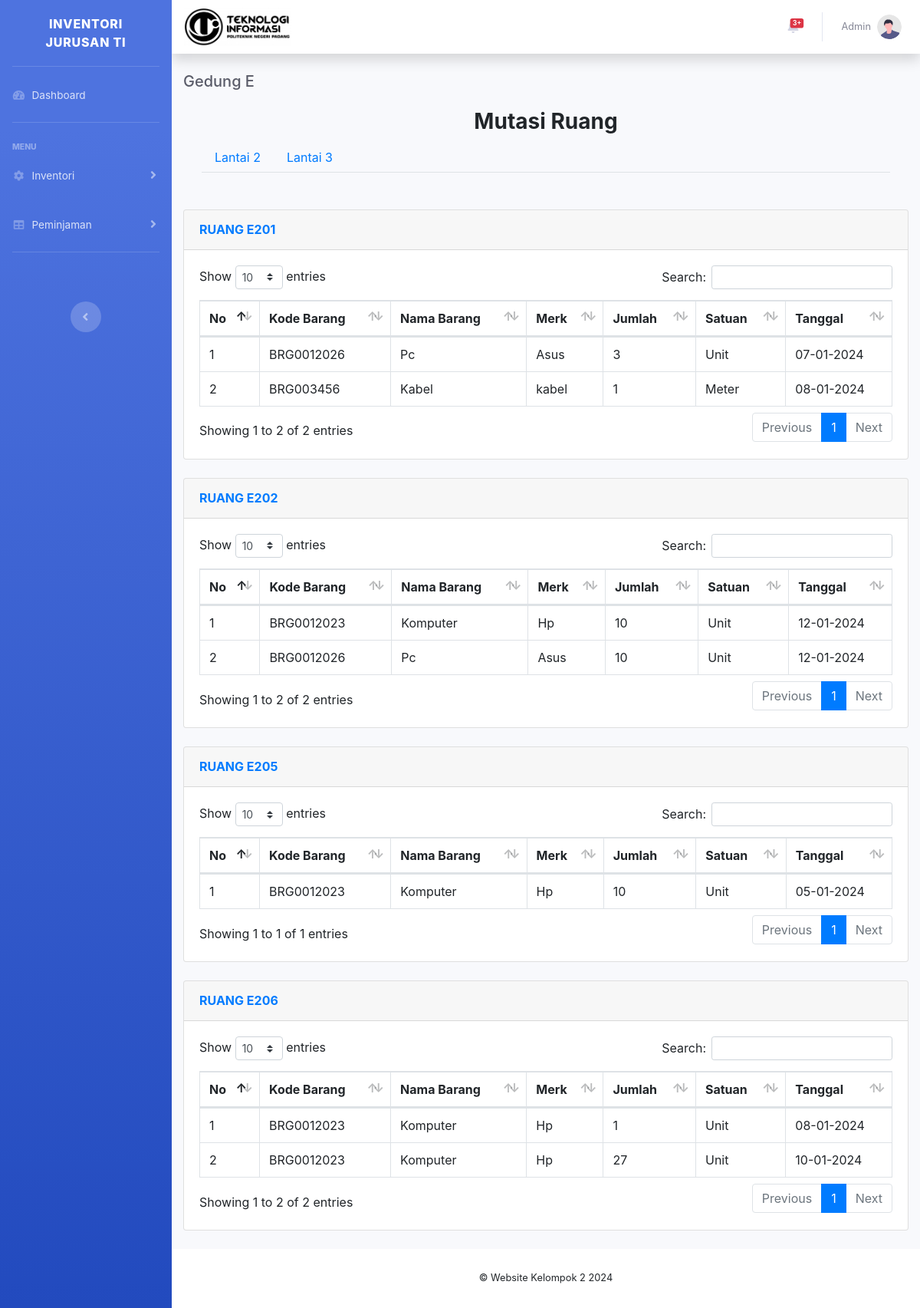
The page /l2.php (signed in) on the database its author committed.
### tables this page shows
CREATE TABLE `mutasi` (
  `id_mutasi` int(11) NOT NULL,
  `id_barang` int(11) NOT NULL,
  `jumlah` int(11) NOT NULL,
  `status_mutasi` varchar(24) NOT NULL DEFAULT 'Mutasi',
  `Ruang` varchar(24) NOT NULL,
  `tanggal_mutasi` date NOT NULL
);

CREATE TABLE `barang` (
  `id_barang` int(11) NOT NULL,
  `kode_barang` varchar(11) NOT NULL,
  `nama_barang` varchar(25) NOT NULL,
  `merk` varchar(30) NOT NULL,
  `stock` int(11) NOT NULL,
  `satuan` varchar(30) NOT NULL,
  `kategori` varchar(25) NOT NULL,
  `status_data` varchar(30) NOT NULL DEFAULT 'Mutasi',
  `keterangan` varchar(64) NOT NULL
);

### l2.php (the view, shortened to what the rows shown need)
<?php
require 'ceklogin.php';
include 'navbar.php';
?>
<!DOCTYPE html>
<html lang="en">
<head>
    <link href="vendor/fontawesome-free/css/all.min.css" rel="stylesheet" type="text/css">
    <link href="css/sb-admin-2.min.css" rel="stylesheet">
    <link href="vendor/datatables/dataTables.bootstrap4.min.css" rel="stylesheet">
    <link href="https://stackpath.bootstrapcdn.com/bootstrap/4.5.2/css/bootstrap.min.css" rel="stylesheet">
</head>
<body id="page-top">
    <div class="container-fluid">
        <div class="d-sm-flex align-items-center justify-content-between mb-4">
            <h1 class="h5 mb-0 text-gray-800">Gedung E</h1>
        </div>
        <?php
        $get = mysqli_query($c, "SELECT b.kode_barang, b.nama_barang, b.merk, m.id_mutasi, m.jumlah, b.satuan, b.kategori, m.status_mutasi, m.ruang, DATE_FORMAT(m.tanggal_mutasi, '%d-%m-%Y') AS tanggal_mutasi
        FROM barang b
        INNER JOIN mutasi m ON b.id_barang = m.id_barang
        WHERE m.ruang = 'E201'");
        $data = mysqli_num_rows($get);
        if ($data >= 1) {
            ?>
            <div class="card mb-4 mt-5">
                <div class="card-body">
                    <div class="table-responsive">
                        <table class="table table-bordered data-table table table-hover" width="100%" cellspacing="0">
                            <thead>
                                <tr>
                                    <th>No</th>
                                    <th>Kode Barang</th>
                                    <th>Nama Barang</th>
                                    <th>Merk</th>
                                    <th>Jumlah</th>
                                    <th>Satuan</th>
                                    <th>Tanggal</th>
                                </tr>
                            </thead>
                            <tbody>
                                <?php
                                $get = mysqli_query($c, "SELECT b.kode_barang, b.nama_barang, b.merk, m.id_mutasi, m.jumlah, b.satuan, b.kategori, m.status_mutasi, m.ruang, DATE_FORMAT(m.tanggal_mutasi, '%d-%m-%Y') AS tanggal_mutasi
                                        FROM barang b
                                        INNER JOIN mutasi m ON b.id_barang = m.id_barang
                                        WHERE m.ruang = 'E201'");
                                $i = 1;
                                while ($p = mysqli_fetch_array($get)) {
                                    $kode_barang = $p['kode_barang'];
                                    $nama_barang = $p['nama_barang'];
                                    $merk = $p['merk'];
                                    $jumlah = $p['jumlah'];
                                    $satuan = $p['satuan'];
                                    $tanggal_mutasi = $p['tanggal_mutasi'];
                                    ?>
                                    <tr>
                                        <td>
                                            <?= $i++; ?>
                                        </td>
                                        <td>
                                            <?= $kode_barang; ?>
                                        </td>
                                        <td>
                                            <?= $nama_barang; ?>
                                        </td>
                                        <td>
                                            <?= $merk; ?>
                                        </td>
                                        <td>
                                            <?= $jumlah; ?>
                                        </td>
                                        <td>
                                            <?= $satuan; ?>
                                        </td>
                                        <td>
                                            <?= $tanggal_mutasi; ?>
                                        </td>
                                    </tr>
                                    <?php
                                }
                                ?>
                            </tbody>
                        </table>
                    </div>
                </div>
            </div>
            <?php
        }
        ?>
        <?php
        $get = mysqli_query($c, "SELECT b.kode_barang, b.nama_barang, b.merk, m.id_mutasi, m.jumlah, b.satuan, b.kategori, m.status_mutasi, m.ruang, DATE_FORMAT(m.tanggal_mutasi, '%d-%m-%Y') AS tanggal_mutasi
        FROM barang b
        INNER JOIN mutasi m ON b.id_barang = m.id_barang
        WHERE m.ruang = 'E202'");
        $data = mysqli_num_rows($get);
        if ($data >= 1) {
            ?>
            <div class="card mb-4">
                <div class="card-body">
                    <div class="table-responsive">
                        <table class="table table-bordered data-table table table-hover" width="100%" cellspacing="0">
                            <thead>
                                <tr>
                                    <th>No</th>
                                    <th>Kode Barang</th>
                                    <th>Nama Barang</th>
                                    <th>Merk</th>
                                    <th>Jumlah</th>
                                    <th>Satuan</th>
                                    <th>Tanggal</th>
                                </tr>
                            </thead>
                            <tbody>
                                <?php
                                $get = mysqli_query($c, "SELECT b.kode_barang, b.nama_barang, b.merk, m.id_mutasi, m.jumlah, b.satuan, b.kategori, m.status_mutasi, m.ruang, DATE_FORMAT(m.tanggal_mutasi, '%d-%m-%Y') AS tanggal_mutasi
                                        FROM barang b
                                        INNER JOIN mutasi m ON b.id_barang = m.id_barang
                                        WHERE m.ruang = 'E202'");
                                $i = 1;
                                while ($p = mysqli_fetch_array($get)) {
                                    $kode_barang = $p['kode_barang'];
                                    $nama_barang = $p['nama_barang'];
                                    $merk = $p['merk'];
                                    $jumlah = $p['jumlah'];
                                    $satuan = $p['satuan'];
                                    $tanggal_mutasi = $p['tanggal_mutasi'];
                                    ?>
                                    <tr>
                                        <td>
                                            <?= $i++; ?>
                                        </td>
                                        <td>
                                            <?= $kode_barang; ?>
                                        </td>
                                        <td>
                                            <?= $nama_barang; ?>
                                        </td>
                                        <td>
                                            <?= $merk; ?>
                                        </td>
                                        <td>
                                            <?= $jumlah; ?>
                                        </td>
                                        <td>
                                            <?= $satuan; ?>
                                        </td>
                                        <td>
                                            <?= $tanggal_mutasi; ?>
                                        </td>
                                    </tr>
                                    <?php
                                }
                                ?>
                            </tbody>
                        </table>
                    </div>
                </div>
            </div>
            <?php
        }
        ?>
        <?php
        $get = mysqli_query($c, "SELECT b.kode_barang, b.nama_barang, b.merk, m.id_mutasi, m.jumlah, b.satuan, b.kategori, m.status_mutasi, m.ruang, DATE_FORMAT(m.tanggal_mutasi, '%d-%m-%Y') AS tanggal_mutasi
        FROM barang b
        INNER JOIN mutasi m ON b.id_barang = m.id_barang
        WHERE m.ruang = 'E205'");
        $data = mysqli_num_rows($get);
        if ($data >= 1) {
            ?>
            <div class="card mb-4">
                <div class="card-body">
                    <div class="table-responsive">
                        <table class="table table-bordered data-table table table-hover"  width="100%" cellspacing="0">
                            <thead>
                                <tr>
                                    <th>No</th>
                                    <th>Kode Barang</th>
                                    <th>Nama Barang</th>
                                    <th>Merk</th>
                                    <th>Jumlah</th>
                                    <th>Satuan</th>
                                    <th>Tanggal</th>
                                </tr>
                            </thead>
                            <tbody>
                                <?php
                                $get = mysqli_query($c, "SELECT b.kode_barang, b.nama_barang, b.merk, m.id_mutasi, m.jumlah, b.satuan, b.kategori, m.status_mutasi, m.ruang, DATE_FORMAT(m.tanggal_mutasi, '%d-%m-%Y') AS tanggal_mutasi
                                        FROM barang b
                                        INNER JOIN mutasi m ON b.id_barang = m.id_barang
                                        WHERE m.ruang = 'E205'");
                                $i = 1;
                                while ($p = mysqli_fetch_array($get)) {
                                    $kode_barang = $p['kode_barang'];
                                    $nama_barang = $p['nama_barang'];
                                    $merk = $p['merk'];
                                    $jumlah = $p['jumlah'];
                                    $satuan = $p['satuan'];
                                    $tanggal_mutasi = $p['tanggal_mutasi'];
                                    ?>
                                    <tr>
                                        <td>
                                            <?= $i++; ?>
                                        </td>
                                        <td>
                                            <?= $kode_barang; ?>
                                        </td>
                                        <td>
                                            <?= $nama_barang; ?>
                                        </td>
                                        <td>
                                            <?= $merk; ?>
                                        </td>
                                        <td>
                                            <?= $jumlah; ?>
                                        </td>
                                        <td>
                                            <?= $satuan; ?>
                                        </td>
                                        <td>
                                            <?= $tanggal_mutasi; ?>
                                        </td>
                                    </tr>
                                    <?php
                                }
                                ?>
                            </tbody>
                        </table>
                    </div>
                </div>
            </div>
            <?php
        }
        ?>
        <?php
        $get = mysqli_query($c, "SELECT b.kode_barang, b.nama_barang, b.merk, m.id_mutasi, m.jumlah, b.satuan, b.kategori, m.status_mutasi, m.ruang, DATE_FORMAT(m.tanggal_mutasi, '%d-%m-%Y') AS tanggal_mutasi
        FROM barang b
        INNER JOIN mutasi m ON b.id_barang = m.id_barang
        WHERE m.ruang = 'E206'");
        $data = mysqli_num_rows($get);
        if ($data >= 1) {
            ?>
            <div class="card mb-4">
                <div class="card-body">
                    <div class="table-responsive">
                        <table class="table table-bordered data-table table table-hover"   width="100%" cellspacing="0">
                            <thead>
                                <tr>
                                    <th>No</th>
                                    <th>Kode Barang</th>
                                    <th>Nama Barang</th>
                                    <th>Merk</th>
                                    <th>Jumlah</th>
                                    <th>Satuan</th>
                                    <th>Tanggal</th>
                                </tr>
                            </thead>
                            <tbody>
                                <?php
                                $get = mysqli_query($c, "SELECT b.kode_barang, b.nama_barang, b.merk, m.id_mutasi, m.jumlah, b.satuan, b.kategori, m.status_mutasi, m.ruang, DATE_FORMAT(m.tanggal_mutasi, '%d-%m-%Y') AS tanggal_mutasi
                                        FROM barang b
                                        INNER JOIN mutasi m ON b.id_barang = m.id_barang
                                        WHERE m.ruang = 'E206'");
                                $i = 1;
                                while ($p = mysqli_fetch_array($get)) {
                                    $kode_barang = $p['kode_barang'];
                                    $nama_barang = $p['nama_barang'];
                                    $merk = $p['merk'];
                                    $jumlah = $p['jumlah'];
                                    $satuan = $p['satuan'];
                                    $tanggal_mutasi = $p['tanggal_mutasi'];
                                    ?>
                                    <tr>
                                        <td>
                                            <?= $i++; ?>
                                        </td>
                                        <td>
                                            <?= $kode_barang; ?>
                                        </td>
                                        <td>
                                            <?= $nama_barang; ?>
                                        </td>
                                        <td>
                                            <?= $merk; ?>
                                        </td>
                                        <td>
                                            <?= $jumlah; ?>
                                        </td>
                                        <td>
                                            <?= $satuan; ?>
                                        </td>
                                        <td>
                                            <?= $tanggal_mutasi; ?>
                                        </td>
                                    </tr>
                                    <?php
                                }
                                ?>
                            </tbody>
                        </table>
                    </div>
                </div>
            </div>
            <?php
        }
        ?>
    </div>
    </div>
    </div>
    </div>
</body>
</html>

### rows shown on the page
mutasi: id_barang.kode_barang "BRG0012026", id_barang.nama_barang "Pc", id_barang.merk "Asus", jumlah "3", id_barang.satuan "Unit", tanggal_mutasi "07-01-2024"
mutasi: id_barang.kode_barang "BRG003456", id_barang.nama_barang "Kabel", id_barang.merk "kabel", jumlah "1", id_barang.satuan "Meter", tanggal_mutasi "08-01-2024"
mutasi: id_barang.kode_barang "BRG0012023", id_barang.nama_barang "Komputer", id_barang.merk "Hp", jumlah "10", id_barang.satuan "Unit", tanggal_mutasi "12-01-2024"
mutasi: id_barang.kode_barang "BRG0012026", id_barang.nama_barang "Pc", id_barang.merk "Asus", jumlah "10", id_barang.satuan "Unit", tanggal_mutasi "12-01-2024"
mutasi: id_barang.kode_barang "BRG0012023", id_barang.nama_barang "Komputer", id_barang.merk "Hp", jumlah "10", id_barang.satuan "Unit", tanggal_mutasi "05-01-2024"
mutasi: id_barang.kode_barang "BRG0012023", id_barang.nama_barang "Komputer", id_barang.merk "Hp", jumlah "1", id_barang.satuan "Unit", tanggal_mutasi "08-01-2024"
mutasi: id_barang.kode_barang "BRG0012023", id_barang.nama_barang "Komputer", id_barang.merk "Hp", jumlah "27", id_barang.satuan "Unit", tanggal_mutasi "10-01-2024"

### other values the page prints
$_SESSION['nama'] "Admin"
